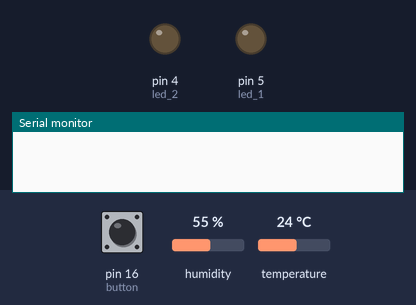
This sketch was run on a simulated Arduino Uno, built with avr-gcc and run on an emulated ATmega328P. Shown: output pins drawn as LEDs (lit = HIGH), the last lines printed to the serial monitor. Dashed ring = blinking. The test bench sets the inputs (shaded band); at power-on: pin 16 (button) LOW, temperature 24 °C, humidity 55 %.

Above: at 1.2 s.
1.3 s: pin 16 (button) pulled HIGH for 3.2 s
At 5.1 s:
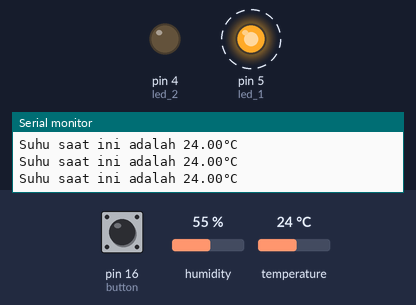
6.3 s: temperature set to 34 °C
9.3 s: temperature set to 37 °C
At 11.0 s:
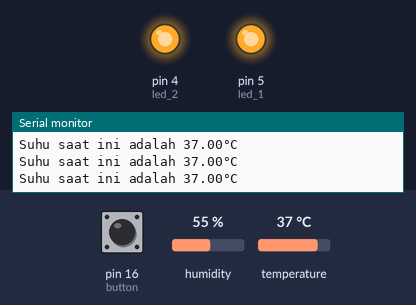
11.4 s: pin 16 (button) pulled HIGH for 1 s
At 12.3 s:
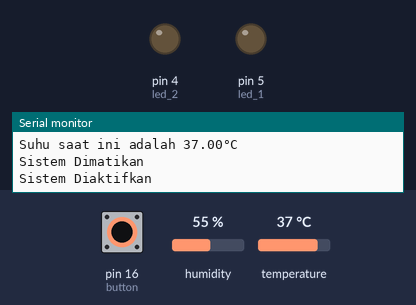
15.4 s: pin 16 (button) pulled HIGH for 0.15 s
At 17.1 s:
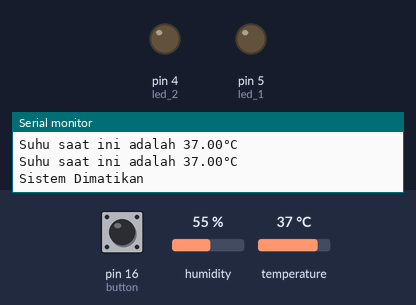
17.4 s: pin 16 (button) pulsed HIGH 5 times (0.12 s each, 0.3 s apart)
At 20.2 s:
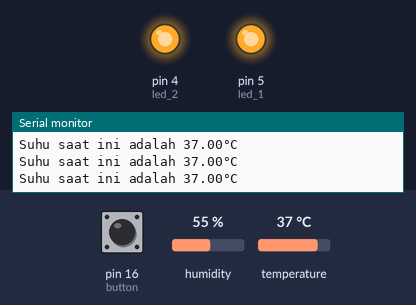
Timing chart, 0 to 21.7 s (numbered marks = the images above; inputs shaded):
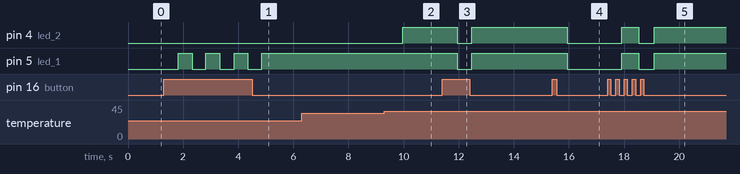

The sketch:

Project_02.ino
```cpp
#include <DHT.h>
#include <DHT_U.h>
#include <Adafruit_Sensor.h>

#define DHTPIN 2
#define DHT11 11

DHT dht(DHTPIN,DHT11);
float temp = 0;

const int button = 16;
const int led_1 = 5;
const int led_2 = 4;
const int led_3 = 0;
bool check = 0;

void setup() {
  Serial.begin(9600);
  pinMode(button,INPUT);
  pinMode(led_1,OUTPUT);
  pinMode(led_2,OUTPUT);
  pinMode(led_3,OUTPUT);
  dht.begin();
}

void loop() {

   if ( digitalRead(button) == HIGH && !check ) {
      check = 1;
      Serial.println("Sistem Diaktifkan");
      delay(500);
     }
   else if( digitalRead(button) == HIGH && check){
      check = 0;
      Serial.println("Sistem Dimatikan");
      delay(500);
     }

   if(check){
      float temp = dht.readTemperature();

      if(!isnan(temp)){
        Serial.print("Suhu saat ini adalah ");
        Serial.print(temp);
        Serial.println("°C");
      }else{
        Serial.println("Suhu belum dibaca");
      }

      if( temp <= 35.0 ){
        digitalWrite(led_1,HIGH);
        digitalWrite(led_2,LOW);
        digitalWrite(led_3,LOW);
      }
      else if( temp >35.0 and temp <= 50 ){
        digitalWrite(led_1,HIGH);
        digitalWrite(led_2,HIGH);
        digitalWrite(led_3,LOW);
      }
      else if( temp > 50){
        digitalWrite(led_1,HIGH);
        digitalWrite(led_2,HIGH);
        digitalWrite(led_3,HIGH);
      }

   }else{
    digitalWrite(led_1,LOW);
    digitalWrite(led_2,LOW);
    digitalWrite(led_3,LOW);
   }
}
```

Measured:
- the behaviour switches between 35 and 36 °C on temperature (found by bisection; images 1 and 2)
- after the input at 1.3 s, pin 5 (led_1): alternates HIGH for 0.50 s and LOW for 0.50 s, 7 changes in all, then stays HIGH, starting after 0.52 s
- after the input at 9.3 s, pin 4 (led_2): LOW → HIGH after 0.67 s
- after the input at 11.4 s, pin 4 (led_2), pin 5 (led_1): HIGH → LOW after 0.54 s, → HIGH 0.52 s later
- after the input at 15.4 s, pin 4 (led_2), pin 5 (led_1): HIGH → LOW after 0.55 s
- after the input at 17.4 s, pin 4 (led_2), pin 5 (led_1): LOW → HIGH after 0.52 s, → LOW 0.61 s later, → HIGH 0.56 s later
